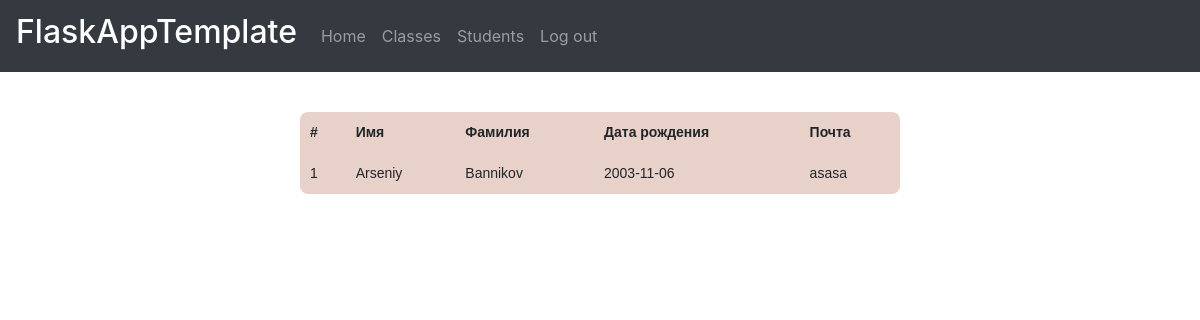
Page /students (signed in) on the committed database.
### data/models/students.py (models this page shows)
class Students(SqlAlchemyBase):
    __tablename__ = 'students'
    id = sa.Column('id', sa.Integer, autoincrement=True, primary_key=True)
    lessons_list = sa.Column('lessons_list', sa.String, nullable=True)
    in_class = sa.Column('class', sa.Integer, sa.ForeignKey("a_classes.id"), nullable=True)
    user_id = sa.Column('user_id', sa.Integer, sa.ForeignKey("users.id"))
    users = sa.orm.relation('Users', foreign_keys=[user_id])
    a_classes = sa.orm.relation('AClasses', foreign_keys=[in_class])

### data/models/users.py (models this page shows, shortened)
class Users(SqlAlchemyBase, UserMixin):
    __tablename__ = 'users'
    id = sa.Column('id', sa.Integer, autoincrement=True, primary_key=True)
    surname = sa.Column('surname', sa.String, nullable=True)
    name = sa.Column('name', sa.String, nullable=True)
    birth_date = sa.Column('birth_date', sa.Date, nullable=True)
    role = sa.Column('role', sa.String, nullable=True)
    email = sa.Column('email', sa.String, nullable=True, unique=True)
    hashed_password = sa.Column('hashed_password', sa.String, nullable=True)
    teachers = sa.orm.relation("Teachers")
    students = sa.orm.relation("Students")

### main.py (the view)
@app.route('/students')
def students():
    if not current_user.is_authenticated:
        return redirect("/login")
    if current_user.role == "Student":
        return redirect("/")
    shadow = find_shadow(current_user)
    session = create_session()
    sts = [st for st in session.query(Students).filter(Students.in_class == shadow.a_class)]
    return render_template('students.html', students=sts)

### data/db_session.py (called while the page is built)
def create_session() -> Session:
    global __factory
    return __factory()

### main.py (called while the page is built)
def find_shadow(user):
    session = create_session()
    if user.role == 'Student':
        return session.query(Students).filter(Students.user_id == user.id).first()
    elif user.role == 'Teacher':
        return session.query(Teachers).filter(Teachers.user_id == user.id).first()

@login_manager.user_loader
def load_user(user_id):
    session = create_session()
    return session.query(Users).get(user_id)

### templates/students.html (shortened to what this page needs)
{% extends "base.html" %}
{% block content%}
<table class="my_table">
    <tr>
        <th>#</th>
        <th>Имя</th>
        <th>Фамилия</th>
        <th>Дата рождения</th>
        <th>Почта</th>
    </tr>
    {% for student in students %}
        <tr>
            <td scope="row">{{ loop.index }}</td>
            <td>{{ student.users.name }}</td>
            <td>{{ student.users.surname }}</td>
            <td>{{ student.users.birth_date }}</td>
            <td>{{ student.users.email }}</td>
        </tr>
    {% endfor %}
</table>
{% endblock %}

### templates/students.html (style rules this page uses)
table { font-family: "Lucida Sans Unicode", "Lucida Grande", Sans-Serif; font-size: 14px; margin-top: 40px; margin-left: auto; margin-right: auto; background: #e8d1c8; max-width: 50%; width: 50%; border-collapse: collapse; border-radius: 8px 8px 8px 8px; }
td, th { padding: 10px; }

### rows in the picture
Students: users.name "Arseniy", users.surname "Bannikov", users.birth_date "2003-11-06", users.email "asasa"
